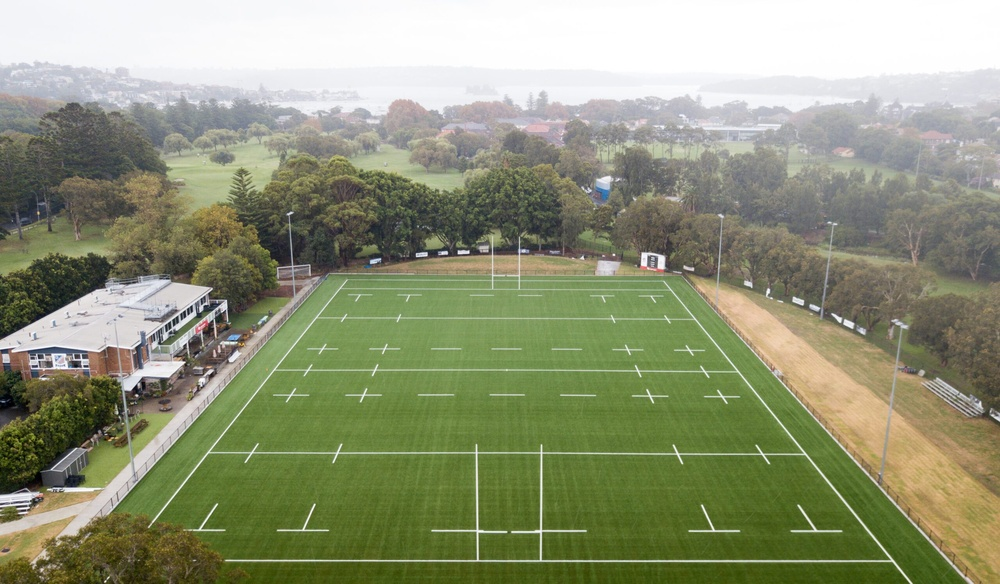
#> input picture data/simple_rugby_field/empty rugby field.jpg, 1000 x 584 px, shrunk from 2560 x 1495 before the run
$ python detect_field_lines_simple.py -i 'data/simple_rugby_field/empty rugby field.jpg'
#> lines starting #> are read from the running program, lines starting #| are printed output that depends on the picture; after the words box and inside, x2 and y2 are one past the last pixel; in counts of white or black regions, pixels touching at a corner belong together
"""
detect_field_lines.py
----------------------
Rugby field line detection using color segmentation + Hough transform.

Usage:
    python detect_field_lines.py -i "data/simple_rugby_field"
    python detect_field_lines.py -i "data/simple_rugby_field/image.jpg"
"""

import cv2
import numpy as np
import argparse
from pathlib import Path


def find_field_mask(hsv, img_shape):
    """Find the largest green region (the field)."""
    green_mask = cv2.inRange(hsv, np.array([30, 30, 30]), np.array([90, 255, 255]))
    kernel = np.ones((25, 25), np.uint8)
    green_mask = cv2.morphologyEx(green_mask, cv2.MORPH_CLOSE, kernel)

    contours, _ = cv2.findContours(green_mask, cv2.RETR_EXTERNAL, cv2.CHAIN_APPROX_SIMPLE)
    if not contours:
        return green_mask

    contours = sorted(contours, key=cv2.contourArea, reverse=True)
    field_mask = np.zeros(img_shape[:2], dtype=np.uint8)
    cv2.drawContours(field_mask, [contours[0]], -1, 255, cv2.FILLED)
    return cv2.morphologyEx(field_mask, cv2.MORPH_CLOSE, kernel)


def detect_white_on_field(img, hsv, field_mask):
    """Detect white line pixels on the field."""
    white_hsv = cv2.inRange(hsv, np.array([0, 0, 170]), np.array([180, 60, 255]))

    hls = cv2.cvtColor(img, cv2.COLOR_BGR2HLS)
    white_adaptive = cv2.adaptiveThreshold(
        hls[:, :, 1], 255, cv2.ADAPTIVE_THRESH_GAUSSIAN_C,
        cv2.THRESH_BINARY, 21, -15
    )

    white_mask = cv2.bitwise_or(white_hsv, white_adaptive)
    white_mask = cv2.bitwise_and(white_mask, field_mask)

    k = np.ones((3, 3), np.uint8)
    white_mask = cv2.morphologyEx(white_mask, cv2.MORPH_OPEN, k)
    return cv2.morphologyEx(white_mask, cv2.MORPH_CLOSE, k)


def detect_field_lines(image_path, output_dir="outputs/field_lines"):
    Path(output_dir).mkdir(parents=True, exist_ok=True)

    img = cv2.imread(str(image_path))
    if img is None:
        raise FileNotFoundError(f"Cannot load: {image_path}")

    h, w = img.shape[:2]
    hsv = cv2.cvtColor(img, cv2.COLOR_BGR2HSV)

    # 1. Field mask
    field_mask = find_field_mask(hsv, img.shape)

    # 2. White lines on field
    white_mask = detect_white_on_field(img, hsv, field_mask)

    # 3. Edge detection + Hough lines (directly on white mask)
    edges = cv2.Canny(white_mask, 50, 150, apertureSize=3)
    lines = cv2.HoughLinesP(
        edges, rho=1, theta=np.pi/180,
        threshold=30, minLineLength=40, maxLineGap=30,
    )

    line_count = len(lines) if lines is not None else 0

    # 4. Draw result
    result = img.copy()
    if lines is not None:
        for line in lines:
            x1, y1, x2, y2 = line[0]
            cv2.line(result, (x1, y1), (x2, y2), (0, 0, 255), 2)

    cv2.imwrite(f"{output_dir}/result.jpg", result)
    cv2.imwrite(f"{output_dir}/white_mask.jpg", white_mask)

    print(f"    {Path(image_path).name}: {line_count} lines -> {output_dir}/result.jpg")
    return lines


def main():
    parser = argparse.ArgumentParser()
    parser.add_argument("--input", "-i", type=str, required=True)
    parser.add_argument("--output", "-o", type=str, default="outputs/field_lines")
    args = parser.parse_args()

    input_path = Path(args.input)
    output_root = Path(args.output)
    IMAGE_EXTS = {".jpg", ".jpeg", ".png", ".bmp", ".webp", ".tiff"}

    if input_path.is_file():
        image_files = [input_path]
    elif input_path.is_dir():
        image_files = sorted(f for f in input_path.iterdir() if f.suffix.lower() in IMAGE_EXTS)
    else:
        raise FileNotFoundError(f"Not found: {input_path}")

    print(f"Processing {len(image_files)} image(s)...\n")
    for idx, img_path in enumerate(image_files):
        img_output_dir = output_root / img_path.stem
        try:
            detect_field_lines(str(img_path), str(img_output_dir))
#> in detect_field_lines, img is the input picture: shape (584, 1000, 3); mean B, G, R 119.3, 148.5, 143.1
#> in find_field_mask, `green_mask = cv2.inRange(hsv, np.array([30, 30, 30]), np.array([90, 25..`:
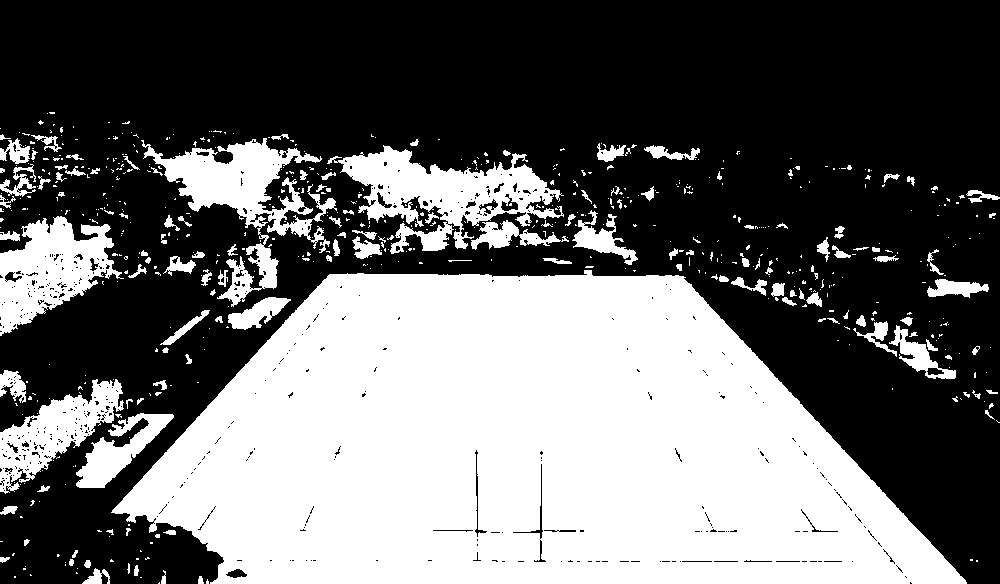
#> green_mask: shape (584, 1000); 41.2% white; 612 white regions (481 under 20 px), largest, box (x1, y1, x2, y2) and area: (111, 270, 967, 584) 187512, (327, 145, 564, 254) 10572, (141, 138, 337, 307) 9556
#> in find_field_mask, `green_mask = cv2.morphologyEx(green_mask, cv2.MORPH_CLOSE, kernel)`:
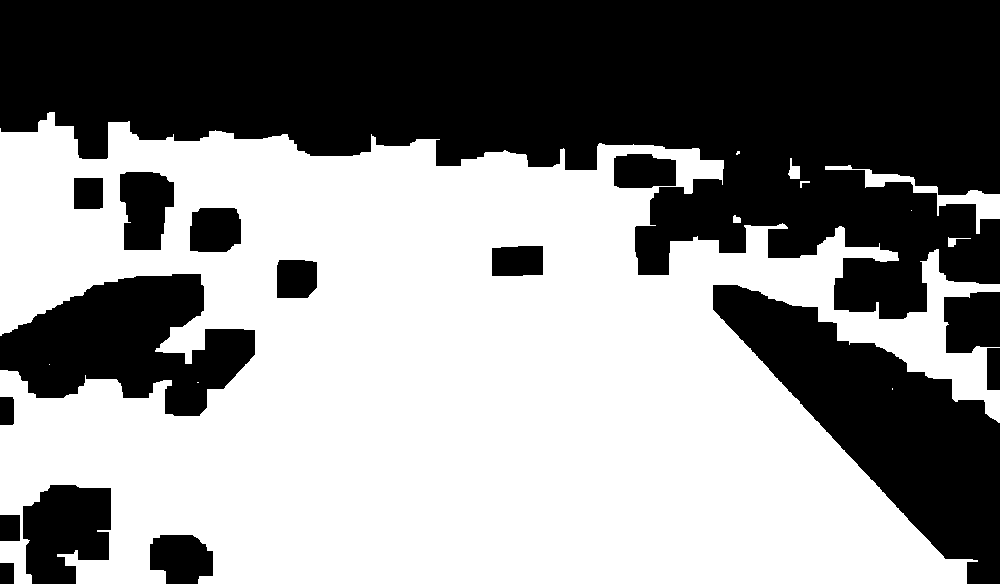
#> green_mask: shape (584, 1000); 54.5% white; 16 black regions
#> in find_field_mask, `contours, _ = cv2.findContours(green_mask, cv2.RETR_EXTERNAL, cv2.CHAI..`: contours = 11 contours, 6 with area under 20; largest, box (x1, y1, x2, y2) and area: (0, 112, 1000, 584) 324324, (825, 165, 1000, 234) 1668, (788, 158, 800, 179) 124, (948, 237, 971, 247) 54, (733, 215, 741, 223) 38
#> in detect_white_on_field, `white_hsv = cv2.inRange(hsv, np.array([0, 0, 170]), np.array([180, 60,..`:
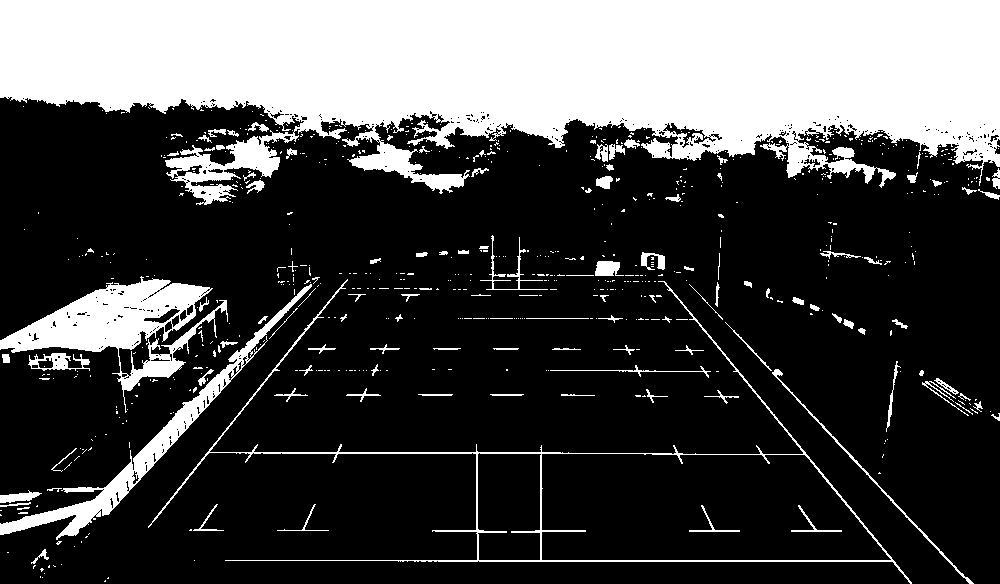
#> white_hsv: shape (584, 1000); 28.4% white; 667 white regions (553 under 20 px), largest, box (x1, y1, x2, y2) and area: (0, 0, 1000, 205) 135138, (0, 276, 228, 413) 10007, (0, 284, 312, 540) 5862
#> in detect_white_on_field, `white_adaptive = cv2.adaptiveThreshold( hls[:, :, 1], 255, cv2.ADAPTIV..`:
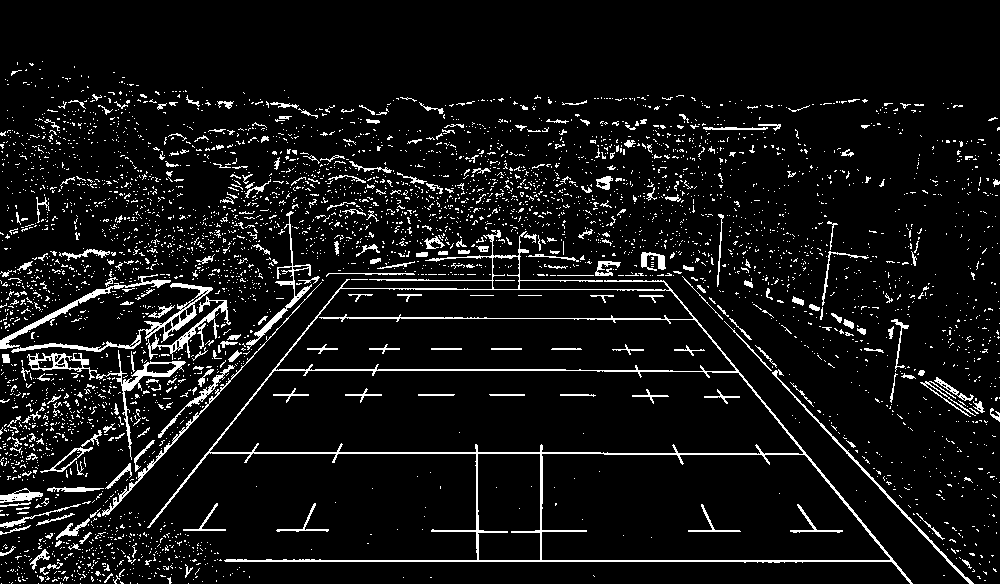
#> white_adaptive: shape (584, 1000); 7.3% white in thin lines or dots, all inside (x1, y1, x2, y2) = (0, 61, 1000, 584)
#> in detect_field_lines, `edges = cv2.Canny(white_mask, 50, 150, apertureSize=3)`:
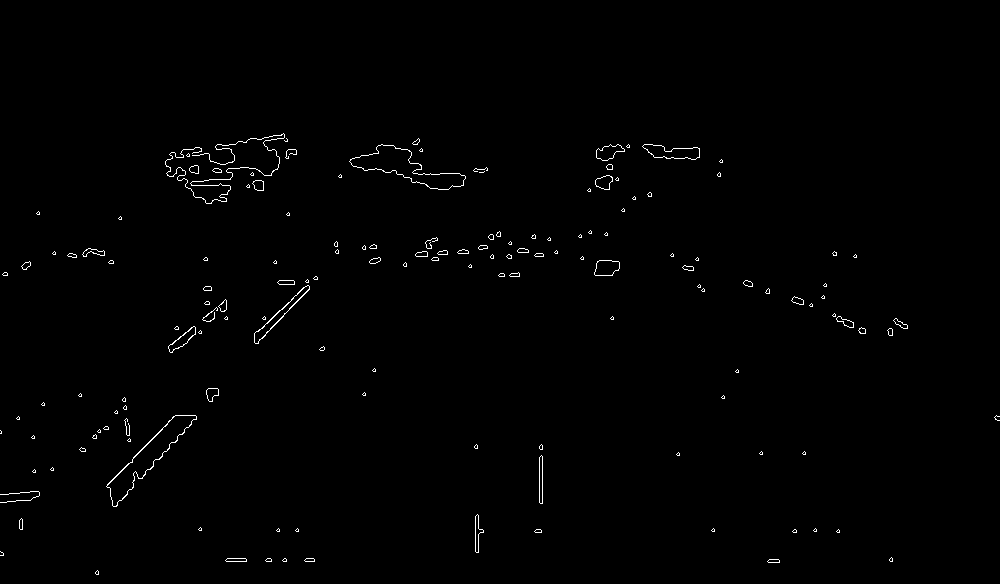
#> edges: shape (584, 1000); 0.69% white in thin lines or dots, all inside (x1, y1, x2, y2) = (0, 133, 1000, 575)
#> in detect_field_lines, `lines = cv2.HoughLinesP( edges, rho=1, theta=np.pi/180, threshold=30, ..`: lines = 50 rows, first 6: [107, 484, 176, 415], [258, 343, 338, 251], [133, 457, 175, 415], [142, 478, 218, 394], [254, 335, 315, 276], [168, 346, 223, 302]
#> in detect_field_lines, `line_count = len(lines) if lines is not None else 0`: line_count = 50
#> the loop in detect_field_lines, `for line in lines:` made 50 passes
#> after the loop in detect_field_lines, `for line in lines:`:
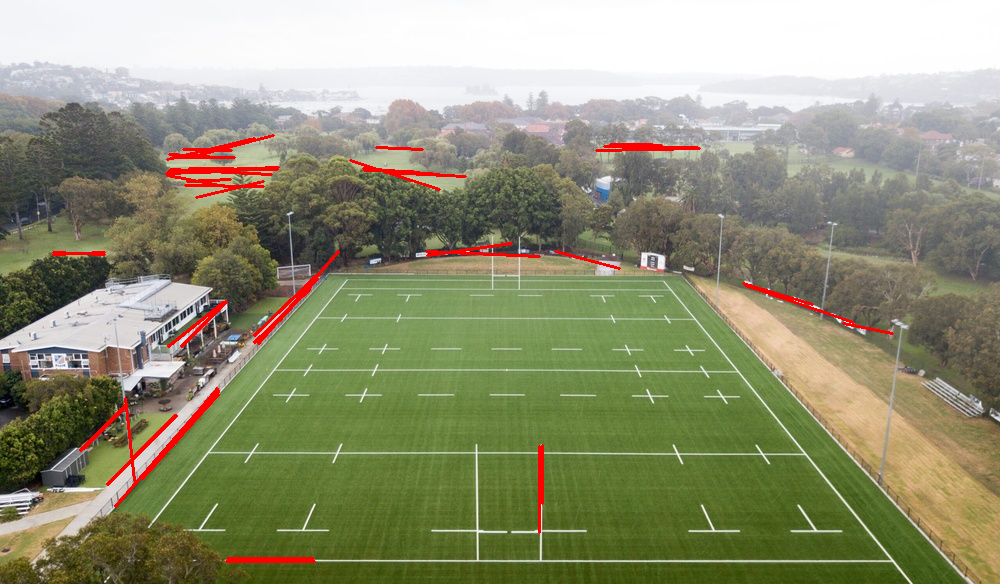
#> result: shape (584, 1000, 3); 1.57% of pixels changed, all inside (x1, y1, x2, y2) = (52, 134, 894, 563)
#|     empty rugby field.jpg: 50 lines -> outputs/field_lines/empty rugby field/result.jpg
        except Exception as e:
            print(f"    {img_path.name}: ERROR - {e}")

    print(f"\nDone. Results in: {output_root}/")


if __name__ == "__main__":
    main()

$ run again, on data/simple_rugby_field/realone.jpg
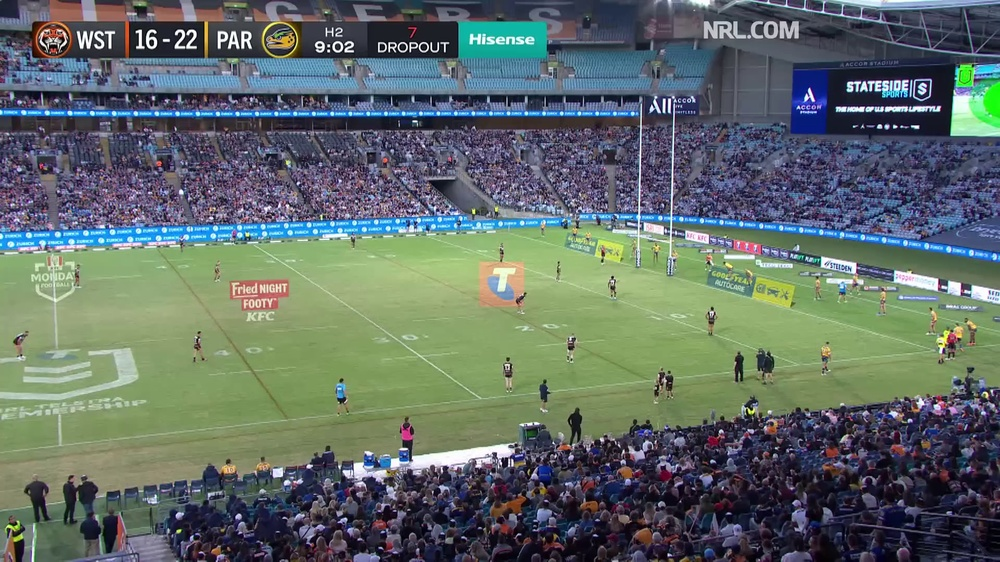
#> input picture data/simple_rugby_field/realone.jpg, 1000 x 562 px, shrunk from 1920 x 1080 before the run
#> in detect_field_lines, img is the input picture: shape (562, 1000, 3); mean B, G, R 103.7, 108.1, 96.1
#> hsv: shape (562, 1000, 3); mean H, S, V 89.7, 88.7, 123.8
#> in find_field_mask, `green_mask = cv2.morphologyEx(green_mask, cv2.MORPH_CLOSE, kernel)`:
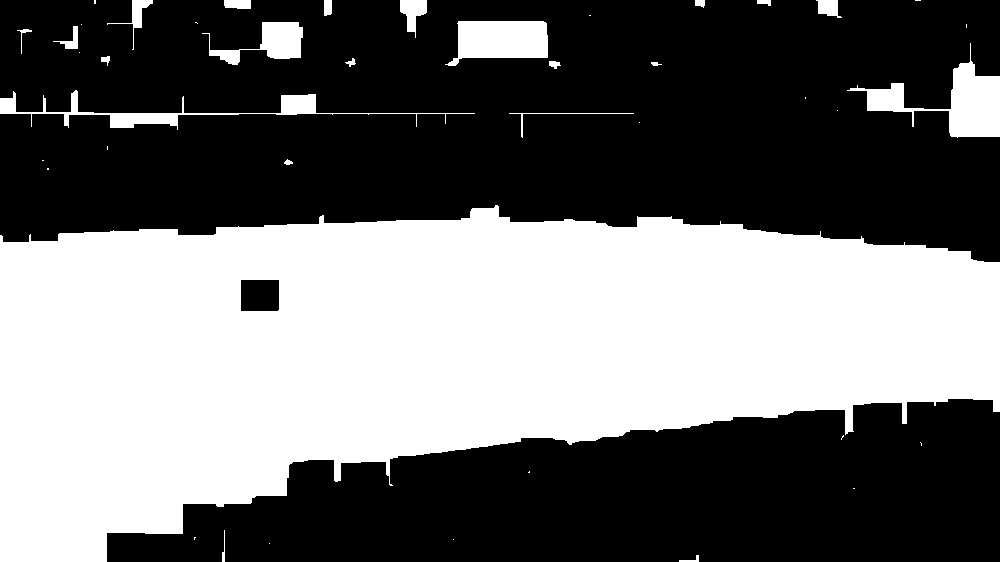
#> green_mask: shape (562, 1000); 43.5% white; 42 white regions (20 under 20 px)
#> contours = 42 contours, 22 with area under 20; largest, box (x1, y1, x2, y2) and area: (0, 205, 1000, 562) 229264, (847, 43, 1000, 138) 4120, (445, 21, 548, 66) 3242, (0, 90, 475, 130) 2066, (202, 22, 303, 65) 1608
#> field_mask: shape (562, 1000); 41.1% white; 1 white region, box (x1, y1, x2, y2) and area: (0, 205, 1000, 562) 230718
#> white_hsv: shape (562, 1000); 4.9% white; 2292 white regions (2087 under 20 px), largest, box (x1, y1, x2, y2) and area: (390, 442, 517, 475) 1641, (0, 348, 139, 400) 1588, (612, 104, 677, 275) 1089
#> hls: shape (562, 1000, 3); mean of channels 0, 1, 2 89.7, 103.2, 67.1
#> white_adaptive: shape (562, 1000); 17% white in thin lines or dots
#> edges: shape (562, 1000); 1.1% white in thin lines or dots, all inside (x1, y1, x2, y2) = (0, 206, 1000, 562)
#> lines = 92 rows, first 6: [895, 270, 992, 289], [613, 233, 706, 233], [254, 243, 348, 239], [256, 241, 495, 233], [707, 251, 754, 255], [20, 247, 521, 221]
#> line_count = 92
#> the loop in detect_field_lines, `for line in lines:` made 92 passes
#> after the loop in detect_field_lines, `for line in lines:`:
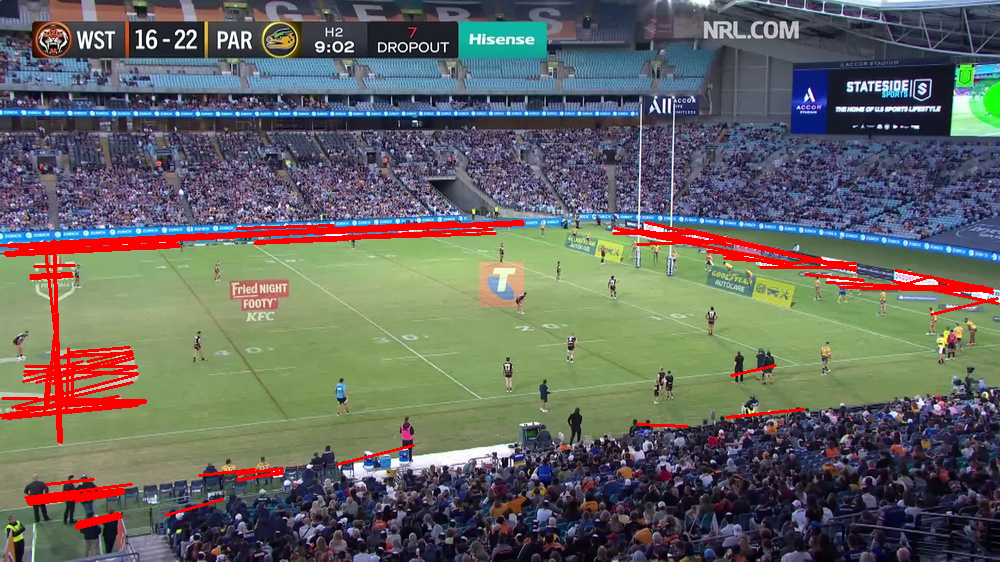
#> result: shape (562, 1000, 3); 3.55% of pixels changed, all inside (x1, y1, x2, y2) = (0, 220, 1000, 530)
#|     realone.jpg: 92 lines -> outputs/field_lines/realone/result.jpg
